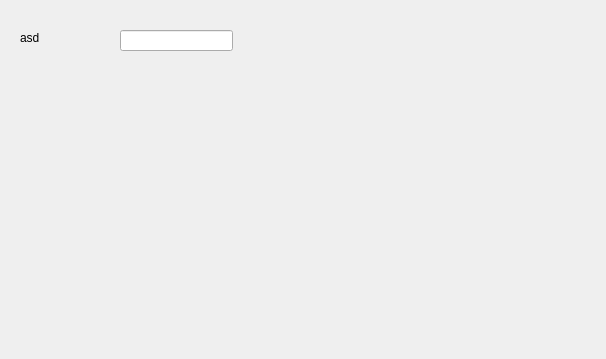
<?xml version="1.0" encoding="UTF-8"?>
<ui version="4.0">
 <class>frmzaprimanjerobe</class>
 <widget class="QDialog" name="frmzaprimanjerobe">
  <property name="geometry">
   <rect>
    <x>0</x>
    <y>0</y>
    <width>606</width>
    <height>359</height>
   </rect>
  </property>
  <property name="windowTitle">
   <string>Dialog</string>
  </property>
  <widget class="QLabel" name="label">
   <property name="geometry">
    <rect>
     <x>20</x>
     <y>30</y>
     <width>54</width>
     <height>15</height>
    </rect>
   </property>
   <property name="text">
    <string>asd</string>
   </property>
  </widget>
  <widget class="QLineEdit" name="lineEdit">
   <property name="geometry">
    <rect>
     <x>120</x>
     <y>30</y>
     <width>113</width>
     <height>21</height>
    </rect>
   </property>
  </widget>
 </widget>
 <resources/>
 <connections/>
</ui>
